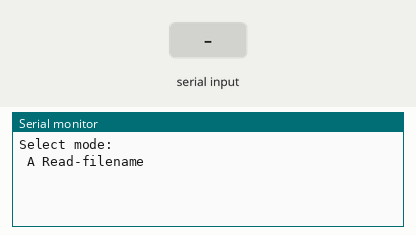
The sketch below on a simulated Arduino Uno, built with avr-gcc and run on an emulated ATmega328P. Shown: the last lines printed to the serial monitor. Inputs (shaded band) come from the test bench.

Above: at 1.2 s.
1.3 s: "A\n" received over Serial
At 2.4 s:
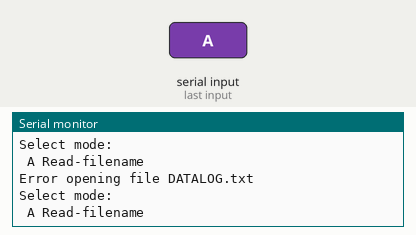
2.8 s: "1\n" received over Serial
At 3.5 s:
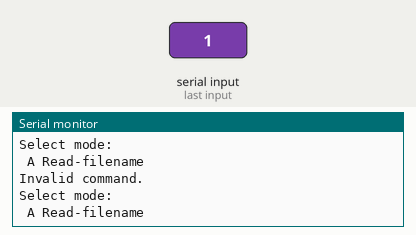

Measured:
- after the input at 1.3 s, the serial monitor: prints a new line at once (image 1)
- after the input at 2.8 s, the serial monitor: prints a new line at once (image 2)

The sketch:

Operazioni_da_seriale.ino
```cpp
//Arduino
//Lettura di comandi da seriale tramite menu.
void setup() {
  Serial.begin(500000);
  while (!Serial);
}

void readFile(String &filename) {
  Serial.println("Error opening file " + String(filename));
}

void readCommand(String &command) {
  if (Serial.available() > 0) {
    command = Serial.readStringUntil('\n');
    command.trim();
  }
}

void showMenu(String &command, String &filename) {
  Serial.println("Select mode:");
  Serial.println(" A Read-filename");

  while (command == "") {
    readCommand(command);
  }

  if (command == "A") {
    readFile(filename);
  } else {
    Serial.println("Invalid command.");
  }
}

void loop() {
  String filename = "DATALOG.txt";
  String command = "";

  showMenu(command, filename);
}
```
